Frame 1 (no input): blank canvas, image omitted
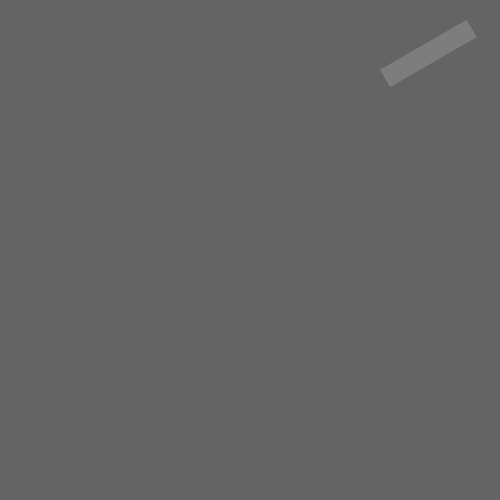
Frame 60 (the mouse pressed at the canvas centre just before this capture)
Frame 120 (the mouse held since frame 60 and released just before this capture): blank canvas, image omitted

The Processing sketch that drew this single still picture (run headless with seeded random() and noise(); from frame 60 on, the mouse is pressed at the canvas centre):

// Processing sketch: sketch_12
// ── sketch_12.pde
// take your class from sketch_10 and create an ArrayList of them.
// clicking the mouse on the screen should create a new instance of the object at that position.
// loop through the arraylist in the draw loop and draw all of them.
// finally, add some new behavior to the class.
// for example, a particle 'lifetime' effect that makes them disappear after some time.

Rect rectt;
ArrayList <Rect> myRect;

void setup() {
  size(500, 500);
  
  myRect = new ArrayList<Rect>();
  
  for (int i = 0; i < 10; i++) {
    myRect.add(new Rect(int(random(20,480)),int(random(20,480))));
  }
}

void draw() {
  
  for(Rect r : myRect) {
    r.display();
    r.update();
  }
}

void mousePressed() {
  rectt = new Rect(mouseX,mouseY);
}

// ── Rect.pde

class Rect {
  float x;
  float y;
  float angle = 0;
  
  Rect(float xPos, float yPos) {
    x = xPos;
    y = yPos;
  }
  
  void update() {
   angle = (angle + 3) % 360;
  }
  
  void display() {
    
    background(100);
    translate(x, y);
    rectMode(CENTER);
    noStroke();
    fill(map(angle, 0, 360, 0, 255));
    rotate(radians(angle));
    rect(0, 0, 100, 20);
  }
  
}
